Frame 1 (no input): blank canvas, image omitted
Frame 60 (no input): blank canvas, image omitted
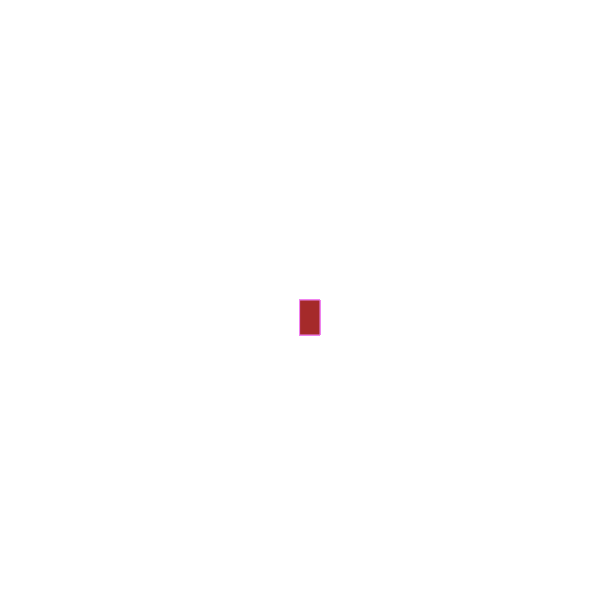
Frame 120 (the mouse pressed at the canvas centre since frame 60)

The p5.js sketch whose frames 1 and 60 were blank and that drew this single picture after the mouse press (run headless with seeded random() and noise() and a simulated clock; from frame 60 on, the mouse is pressed at the canvas centre):

// p5.js sketch
// ── sketch.js
function setup() {
    createCanvas(600, 600);
    background("white");
  }
  
  function draw() {
    
   stroke("violet");
   fill("brown")
    
    // console.log(mouseIsPressed);
    
     if (mouseIsPressed) {
      rect(mouseX, mouseY, 20, 35);
    }
  }
